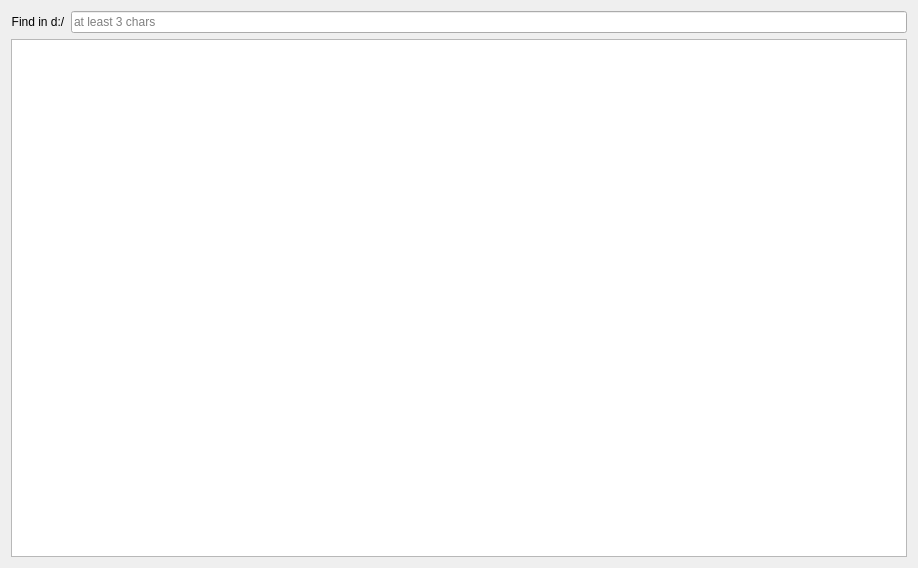
<?xml version="1.0" encoding="UTF-8"?>
<ui version="4.0">
 <class>Widget</class>
 <widget class="QWidget" name="Widget">
  <property name="geometry">
   <rect>
    <x>0</x>
    <y>0</y>
    <width>918</width>
    <height>568</height>
   </rect>
  </property>
  <layout class="QGridLayout" name="gridLayout">
   <item row="0" column="0">
    <widget class="QLabel" name="promptLabel">
     <property name="text">
      <string>Find in d:/</string>
     </property>
     <property name="alignment">
      <set>Qt::AlignCenter</set>
     </property>
    </widget>
   </item>
   <item row="0" column="1">
    <widget class="SearchLineEdit" name="searchLineEdit">
     <property name="text">
      <string/>
     </property>
     <property name="placeholderText">
      <string>at least 3 chars</string>
     </property>
    </widget>
   </item>
   <item row="1" column="0" colspan="2">
    <widget class="QListWidget" name="listWidget"/>
   </item>
  </layout>
 </widget>
 <customwidgets>
  <customwidget>
   <class>SearchLineEdit</class>
   <extends>QLineEdit</extends>
   <header location="global">SearchLineEdit.h</header>
   <slots>
    <signal>searchKeyWordsChanged(QStringList)</signal>
   </slots>
  </customwidget>
 </customwidgets>
 <resources/>
 <connections/>
</ui>
